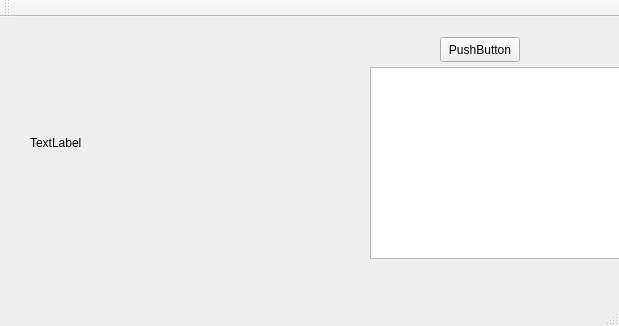
<?xml version="1.0" encoding="UTF-8"?>
<ui version="4.0">
 <class>MainWindow</class>
 <widget class="QMainWindow" name="MainWindow">
  <property name="geometry">
   <rect>
    <x>0</x>
    <y>0</y>
    <width>619</width>
    <height>326</height>
   </rect>
  </property>
  <property name="windowTitle">
   <string>MainWindow</string>
  </property>
  <widget class="QWidget" name="centralWidget">
   <widget class="QLabel" name="label">
    <property name="geometry">
     <rect>
      <x>30</x>
      <y>40</y>
      <width>201</width>
      <height>171</height>
     </rect>
    </property>
    <property name="text">
     <string>TextLabel</string>
    </property>
   </widget>
   <widget class="QTextBrowser" name="textBrowser">
    <property name="geometry">
     <rect>
      <x>370</x>
      <y>50</y>
      <width>256</width>
      <height>192</height>
     </rect>
    </property>
   </widget>
   <widget class="QPushButton" name="pushButton">
    <property name="geometry">
     <rect>
      <x>440</x>
      <y>20</y>
      <width>80</width>
      <height>25</height>
     </rect>
    </property>
    <property name="text">
     <string>PushButton</string>
    </property>
   </widget>
  </widget>
  <widget class="QMenuBar" name="menuBar">
   <property name="geometry">
    <rect>
     <x>0</x>
     <y>0</y>
     <width>619</width>
     <height>22</height>
    </rect>
   </property>
  </widget>
  <widget class="QToolBar" name="mainToolBar">
   <attribute name="toolBarArea">
    <enum>TopToolBarArea</enum>
   </attribute>
   <attribute name="toolBarBreak">
    <bool>false</bool>
   </attribute>
  </widget>
  <widget class="QStatusBar" name="statusBar"/>
 </widget>
 <layoutdefault spacing="6" margin="11"/>
 <resources/>
 <connections/>
</ui>
